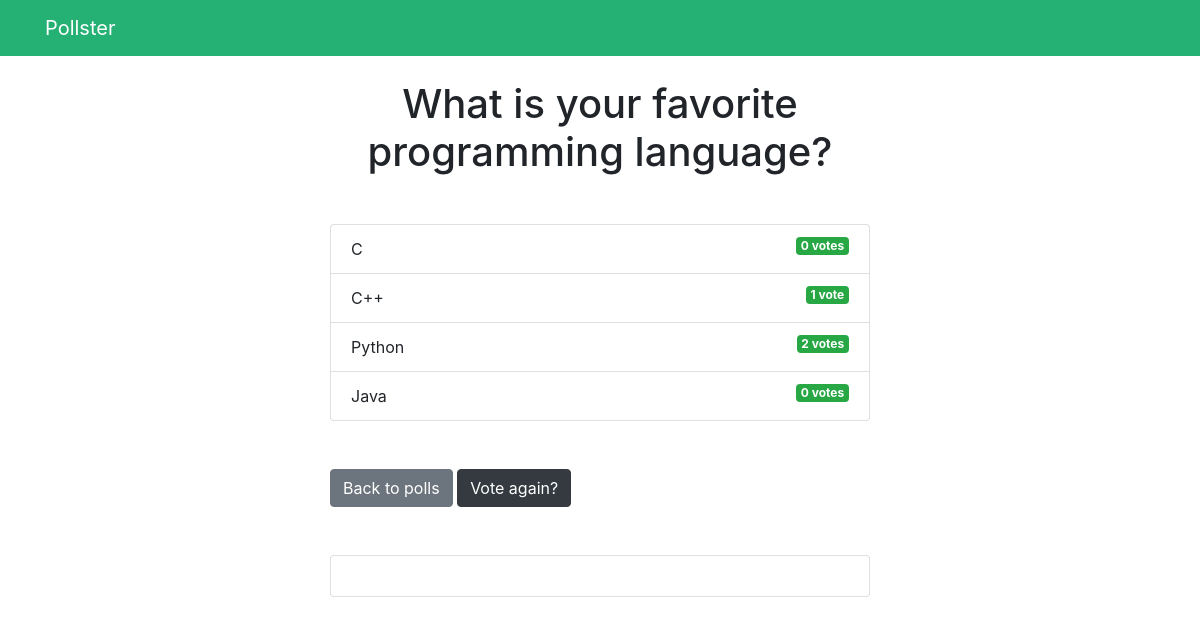
The app's page /polls/2/results/ with its own data.
### polls/models.py (models this page shows, shortened)
class Question(models.Model):
    question_text = models.CharField(max_length=200)
    pub_date = models.DateTimeField('date published')

class Choice(models.Model):
    question = models.ForeignKey(Question, on_delete=models.CASCADE)
    choice_text = models.CharField(max_length=200)
    votes = models.IntegerField(default=0)

### polls/views.py (the view)
# urls.py: path("<int:question_id>/results/", views.results, name="results"),
def results(request, question_id):
    context = {
        'question': get_object_or_404(Question, pk=question_id)
    }
    return render(request, 'polls/results.html', context)

### templates/polls/results.html (shortened to what this page needs)
{% extends 'base.html' %}
{% block content %}
    <h1 class="text-center mb-5">{{ question.question_text }}</h1>
    <ul class="list-group mb-5">
        {% for choice in question.choice_set.all %}
            <li class="list-group-item">
                {{ choice.choice_text}} <span class="badge badge-success float-right"> {{ choice.votes }} vote{{ choice.votes | pluralize}}</span>
            </li>
        {% endfor %}
    </ul>
    <a href="{% url 'polls:index'%}" class="btn btn-secondary">Back to polls</a>
    <a href="{% url 'polls:detail' question.id %}" class="btn btn-dark">Vote again?</a>
    <div class="card text-center mt-5 mb-5">
        <div class="card-body">
        </div>
    </div>
{% endblock %}

### templates/base.html (shortened to what this page needs)
<!DOCTYPE html>
<html lang="en">
<head>
    <link rel="stylesheet" href="https://stackpath.bootstrapcdn.com/bootstrap/4.5.0/css/bootstrap.min.css">
</head>
<body>
    {% include 'partials/_navbar.html'%}
    <div class="container">
        <div class="row">
            <div class="col-md-6 m-auto">
                {% block content %} {% endblock %}
            </div>
        </div>
    </div>
</body>
</html>

### templates/partials/_navbar.html
<nav class="navbar navbar-dark mb-4" style="background-color:#25b074">
    <div class="container">
        <a href="/" class="navbar-brand">Pollster</a>
    </div>
</nav>

### records on screen
Question: question_text "What is your favorite programming language?"
Choice: choice_text "C", votes "0", votes|pluralize "s"
Choice: choice_text "C++", votes "1"
Choice: choice_text "Python", votes "2", votes|pluralize "s"
Choice: choice_text "Java", votes "0", votes|pluralize "s"
